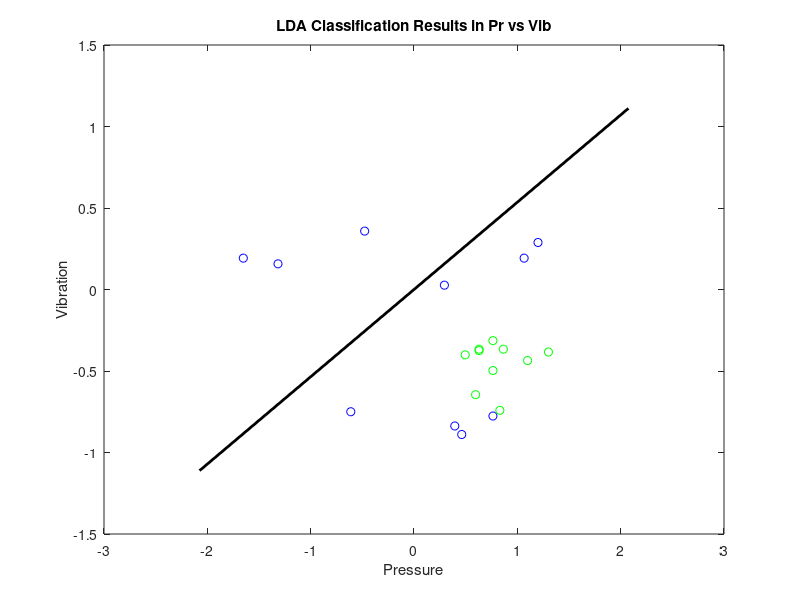

This figure's MATLAB source: (Note: this script raises an error after producing the figure.)
%% section C: pre-data processing

data0 = load("./PR_CW_DATA_2021/F0_PVT.mat");
data1 = load("./PR_CW_DATA_2021/F1_PVT.mat");

zeroOneColumn = [zeros(10, 1); ones(10, 1)];

% Standardise Data
St_dataMatrix_F0 = (data0.dataMatrix_F0 - mean(data0.dataMatrix_F0)) ./ std(data0.dataMatrix_F0);
St_dataMatrix_F1 = (data1.dataMatrix_F1 - mean(data1.dataMatrix_F1)) ./ std(data1.dataMatrix_F1);

% two object within F0 and F1
% label = 0, car sponge
% label = 1, black foam
% data preprocessing 2D
data0PV = [data0.dataMatrix_F0(11:20,1:2) zeros(10, 1);
    data0.dataMatrix_F0(21:30,1:2) ones(10, 1)];
data0PVX1 = data0PV(1:10,1:2);
data0PVX2 = data0PV(11:20,1:2);

data0PT = [data0.dataMatrix_F0(11:30,2:3) zeroOneColumn];
data0PTX1 = data0PT(1:10,1:2);
data0PTX2 = data0PT(11:20,1:2);

data0TV = [data0.dataMatrix_F0(11:20,1) data0.dataMatrix_F0(11:20,3) zeros(10, 1);
    data0.dataMatrix_F0(21:30,1) data0.dataMatrix_F0(21:30,3) ones(10, 1)];
data0TVX1 = data0TV(1:10,1:2);
data0TVX2 = data0TV(11:20,1:2);

% 3D data PTV
data0VPT = [data0.dataMatrix_F0(11:30,:) zeroOneColumn];
data0VPTX1 = data0VPT(1:10,1:3);
data0VPTX2 = data0VPT(11:20,1:3);

%% question A-1: Pressure vs Vibration

features = data0PV(:,1:2);
labels = zeroOneColumn;

% mean values
Mu = mean(data0PV);
Mu1 = mean(data0PVX1);
Mu2 = mean(data0PVX2);

% covariance matrix
S1 = cov(data0PVX1 - Mu1);
S2 = cov(data0PVX2 - Mu2);
Sw = S1 + S2;

SB = (Mu1-Mu2)*(Mu1-Mu2)';

% LDA projection
invSw = inv(Sw);
invSw_by_SB = invSw * SB;

% get the projection vector
[eigenvectors, eigenvalues] = eig(invSw_by_SB);
W = eigenvectors(:,1);

% LDA model functions
% ldaModel = fitcdiscr(features, labels);

%data for plot
st_data0PV = [St_dataMatrix_F0(11:30,1:2) zeroOneColumn];
st_data1PV = [St_dataMatrix_F1(11:30,1:2) zeroOneColumn];

% Draw Hyperplane for LDA
direction = W - Mu(1:2);

step = 0.001; % adjust length of hyperplane
point1 = [0,0] - step * direction';
point2 = [0,0] + step * direction';

figure(1);
for i = 1:size(data0PV, 1)
    if data0PV(i,3) == 0
        plot(st_data0PV(i,1), st_data0PV(i,2), 'bo'); hold on;
    elseif data0PV(i,3) == 1
        plot(st_data0PV(i,1), st_data0PV(i,2), 'go'); hold on;
    end
end
hold on;

% gscatter(data0PV(:,1), data0PV(:,2), ldaResubPredict, 'bg', 'x*');
% legend('Class 0', 'Class 1');
xlabel('Pressure');
ylabel('Vibration');
title('LDA Classification Results in Pr vs Vib');
hold on;

plot([point1(1), point2(1)], [point1(2), point2(2)], 'k-', 'LineWidth', 2);

hold off;

%% question A-2: Pressure vs Temperature Change

features = data0PT(:,1:2);
labels = zeroOneColumn;

% mean values
Mu = mean(data0PT);
Mu1 = mean(data0PTX1);
Mu2 = mean(data0PTX2);

% covariance matrix
S1 = cov(data0PTX1 - Mu1);
S2 = cov(data0PTX2 - Mu2);
Sw = S1 + S2;

SB = (Mu1-Mu2)*(Mu1-Mu2)';

% LDA projection
invSw = inv(Sw);
invSw_by_SB = invSw * SB;

% get the projection vector
[eigenvectors, eigenvalues] = eig(invSw_by_SB);
W = eigenvectors(:,1);

% LDA model functions
% ldaModel = fitcdiscr(features, labels);

%data for plot
% st_data0PT = [St_dataMatrix_F0(11:30,[2,3]) zeroOneColumn];
% st_data1PT = [St_dataMatrix_F1(11:30,[2,3]) zeroOneColumn];

st_data0PT = [St_dataMatrix_F0(11:20,[2,3]) zeros;
    St_dataMatrix_F0(31:40,[2,3]) ones];
st_data0PT = [St_dataMatrix_F0(11:20,[2,3]) zeros;
    St_dataMatrix_F0(31:40,[2,3]) ones];

% Draw Hyperplane for LDA
direction = W - Mu(1:2);

step = 0.001; % adjust length of hyperplane
point1 = [0,0] - step * direction';
point2 = [0,0] + step * direction';

figure(2);
for i = 1:size(data0PV, 1)
    if data0PV(i,3) == 0
        plot(st_data0PT(i,1), st_data0PT(i,2), 'bo'); hold on; % Blue star for class 0
    elseif data0PV(i,3) == 1
        plot(st_data0PT(i,1), st_data0PT(i,2), 'go'); hold on; % Green star for class 1
    end
end
hold on;

% gscatter(data0PV(:,1), data0PV(:,2), ldaResubPredict, 'bg', 'x*');
% legend('Class 0', 'Class 1');
xlabel('Feature 1');
ylabel('Feature 2');
title('LDA Classification Results in Pr vs Temp');
hold on;

plot([point1(1), point2(1)], [point1(2), point2(2)], 'k-', 'LineWidth', 2); % 'k-' 表示黑色实线

hold off;

%% question A-3: Temperature Change vs Vibration

features = data0TV(:,1:2);
lalbels = zeroOneColumn;

% mean values
Mu = mean(data0TV);
Mu1 = mean(data0TVX1);
Mu2 = mean(data0TVX2);

% covariance matrix
S1 = cov(data0TVX1 - Mu1);
S2 = cov(data0TVX2 - Mu2);
Sw = S1 + S2;

SB = (Mu1-Mu2)*(Mu1-Mu2)';

% LDA projection
invSw = inv(Sw);
invSw_by_SB = invSw * SB;

% get the projection vector
[eigenvectors, eigenvalues] = eig(invSw_by_SB);
W = eigenvectors(:,1);

% LDA model functions
% ldaModel = fitcdiscr(features, labels);

%data for plot
st_data0TV = [St_dataMatrix_F0(11:30,[1,3]) zeroOneColumn];
st_data1TV = [St_dataMatrix_F1(11:30,[1,3]) zeroOneColumn];

% Draw Hyperplane for LDA
direction = W - Mu(1:2);

step = 0.001; % adjust length of hyperplane
point1 = [0,0] - step * direction';
point2 = [0,0] + step * direction';

figure(3);
for i = 1:size(data0PV, 1)
    if data0PV(i,3) == 0
        plot(st_data0TV(i,1), st_data0TV(i,2), 'bo'); hold on; % Blue star for class 0
    elseif data0PV(i,3) == 1
        plot(st_data0TV(i,1), st_data0TV(i,2), 'go'); hold on; % Green star for class 1
    end
end
hold on;

% gscatter(data0PV(:,1), data0PV(:,2), ldaResubPredict, 'bg', 'x*');
% legend('Class 0', 'Class 1');
xlabel('Feature 1');
ylabel('Feature 2');
title('LDA Classification Results in Vib vs Temp');
hold on;

plot([point1(1), point2(1)], [point1(2), point2(2)], 'k-', 'LineWidth', 2); % 'k-' 表示黑色实线

hold off;
